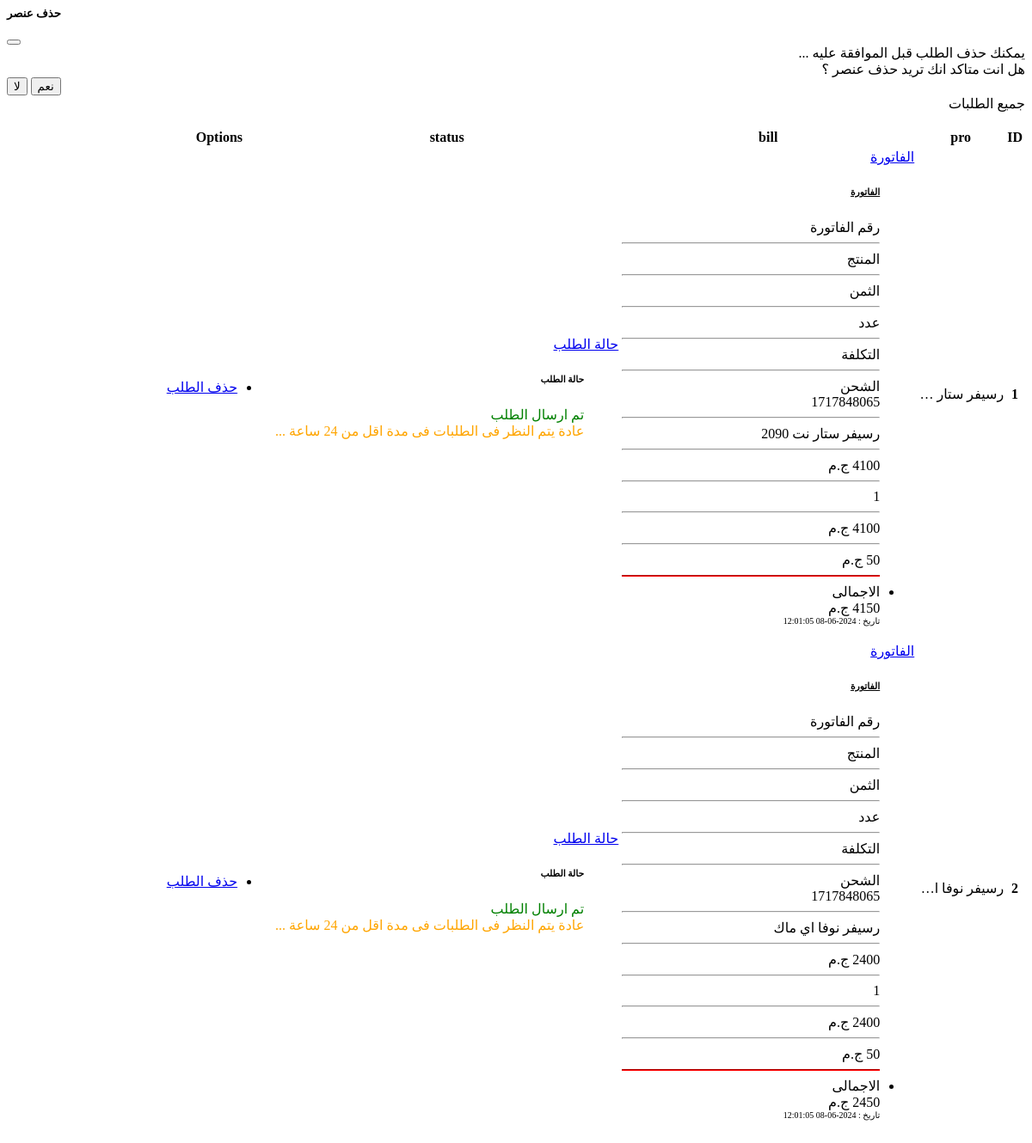
/components/myorders/myorders.php, run on the app's committed database.
### tables this page shows
CREATE TABLE `orders` (
  `id` int(11) NOT NULL,
  `user_id` int(100) NOT NULL,
  `pro_id` int(100) NOT NULL,
  `pro_num` int(100) NOT NULL,
  `time` int(100) NOT NULL,
  `bill_num` int(100) NOT NULL,
  `status` int(100) NOT NULL DEFAULT 0
);

CREATE TABLE `products` (
  `id` int(100) NOT NULL,
  `cat_id` int(100) DEFAULT NULL,
  `name` text DEFAULT NULL,
  `price_before` varchar(100) DEFAULT NULL,
  `price_after` varchar(100) DEFAULT NULL,
  `about` text DEFAULT NULL,
  `image` varchar(100) DEFAULT 'default.jpg',
  `available` int(11) DEFAULT 1,
  `time` int(11) DEFAULT NULL
);

### classes/Env.php (called while the page is built, shortened)
<?php
class Env
{
  public function connect()
  {
    $connect = new mysqli($this::host, $this::dbUser, $this::dbPass, $this::dbName);
     if($connect){
               return $connect;
      }else{
        die("Connection failed " );
      }
  }
};
?>

### classes/Order.php (called while the page is built, shortened)
<?php
 require_once 'Env.php';
class Order extends Env{
    public function getorders($id)
    {
      if(!$id){
         $q = "SELECT * FROM orders ORDER BY time DESC ";
      }else{
         $q = "SELECT * FROM orders WHERE user_id='$id'ORDER BY time DESC ";
      }
         $res = mysqli_query($this->connect(),$q);
  if($res){
          $orders = [];
          $i=1;
          while ($row = mysqli_fetch_assoc($res)) {
              $order_id = $row['id'];
              if (!isset($orders[$order_id])) {
                  $orders[$order_id] = [
                      'id' => $order_id,
                      'user_id' => $row['user_id'],
                      'pro_id' => $row['pro_id'],
                      'pro_num' => $row['pro_num'],
                      'bill_num' => $row['bill_num'],
                      'time' => $row['time'],
                      'status' => $row['status'],
                      'index' => $i,
                  ];
              }
              $i++;
          }
         return $orders;
 }
    }
}
?>

### classes/Product.php (called while the page is built, shortened)
<?php
 require_once 'Env.php';
class Product extends Env{
public function getRow($table,$column,$id)
{
    $mysqli=  $this->connect();
    $sql =  "SELECT * FROM $table WHERE $column = '$id'";
    $rows=  $mysqli->query($sql);
    $data = mysqli_fetch_assoc($rows);
    if($data){
        return $data;
    }else{
        return '';
    }
}
}
?>

### components/myorders/myorders.php (the view, shortened to what this page needs)
<?php
 include('./delete.php');
 $productClass = new Product();
 $orderClass = new Order();
 $my_id= $_SESSION['id'];
$orders=$orderClass->getorders($my_id);
if($orders){
?>
<div class="table-reponsive" dir="rtl" style="min-height:400px">
<div class="col text-center">
      <span class="fs-3">  جميع  الطلبات  </span>
</div>
<br>
<table class="table table-striped">
  <thead class="table-secondary">
    <tr>
      <th scope="col">ID</th>
      <th scope="col">pro</th>
      <th scope="col">bill</th>
      <th scope="col">status</th>
      <th scope="col">Options</th>
    </tr>
  </thead>
  <tbody>
    <?php
        foreach($orders as $order){
              $pRow = $productClass->getRow('products','id', $order['pro_id']);
    ?>
    <tr>
      <th scope="row"><?php echo $order['index'];?></th>
      <td class="width-td"><?php echo $pRow['name'];  ?></td>
      <td class="" >
            <a class="nav-link nav-profile d-flex align-items-center pe-0" href="#" data-bs-toggle="dropdown">
                <span class=" dropdown-toggle ps-2">
                    الفاتورة
                </span>
            </a>
            <ul class="dropdown-menu dropdown-menu-end dropdown-menu-arrow profile">
                <div class="dropdown-header" style="width:300px">
                    <h6 style="text-decoration: underline;">الفاتورة </h6>
                </div>
                    <div class="container">
                        <div class="row text-center" >
                            <div class="col-6 ">
                                <span> رقم الفاتورة </span><hr> <span> المنتج </span><hr><span>الثمن </span><hr><span>عدد </span><hr> <span> التكلفة</span><hr> <span> الشحن  </span>
                            </div>
                            <div class="col-6 ">
                                <span class="width-td"><?php echo $order['bill_num'] ;?></span><hr>
                                <span class="width-td" ><?php echo $pRow['name'];  ?> </span><hr>
                                <span><?php echo $pRow['price_after'].' ';  ?> ج.م </span><hr>
                                <span><?php echo $order['pro_num'];  ?></span><hr>
                                <span><?php echo ((int)$pRow['price_after'] * (int)$order['pro_num']) .' ' ?> ج.م </span><hr><span>50 ج.م </span>
                            </div>
                        </div>
                    </div>
                <li>
                    <hr class="dropdown-divider my-2" style="border-color: red" >
                   <div class="container ">
                        <div class="row text-center" >
                            <div class="col-6 ">
                                <span>الاجمالى  </span>
                            </div>
                            <div class="col-6 ">
                                  <span><?php echo ((int)$pRow['price_after'] * (int)$order['pro_num'])+ 50 .' ' ?> ج.م </span>
                            </div>
                        </div>
                    </div>
                    <div class="col text-center mt-3" style="font-size:10px ;">
                          تاريخ : <?php echo date("Y-m-d H:i:s", $order['time']); ?>
                    </div>
                </li>
            </ul>
      </td>
      <td>
          <a class="nav-link nav-profile d-flex align-items-center " href="#" data-bs-toggle="dropdown">
                <span class=" dropdown-toggle ps-2">
                    حالة الطلب
                </span>
            </a>
            <ul class="dropdown-menu dropdown-menu-end dropdown-menu-arrow profile">
                <div class="dropdown-header">
                    <h6 class="col text-center"> حالة الطلب  </h6>
                </div>
                  <div class="container">
                           <div class="row text-center">
                                <?php
                                $status = $order['status'];
                                if (!$status || $status === 0) {
                                    echo '<span style="color:green;">تم ارسال الطلب</span><br>';
                                    echo '<span style="color:orange;">عادة يتم النظر فى الطلبات فى مدة اقل من 24 ساعة ...</span>';
                                 }else if( (int)$status === 1){  ?>
                                    <div class="col" >
                                       <span class="col text-success">تم قبول الطلب </span><br>
                                       <span class="col text-success">  جارى التوصيل فى اقرب وقت ممكن
                                       </span><br>
                                       <span class="col text-danger">  يتم التوصيل فى مدة 24 ساعة </span><br>
                                       <span class="col text-warning">بعد استلامك الطلب لاتنسى الضغط على زر  "تم استلام الطلب " </span>
                                    </div>
                              <?php  }else{ ?>
                                     <div class="col text-center">
                                         انتهاء نراحل الطلب
                                     </div>
                             <?php }
                                ?>
                            </div>
                   </div>
              </ul>
      </td>
           <td class="d-flex justify-content-between">
             <div class="filter">
              <ul class="dropdown-menu dropdown-menu-end dropdown-menu-arrow" style="cursor: pointer;">
               <?php
               if (!$status || $status === 0  ) {
                ?>
                <li>
                  <a class="dropdown-item" onclick="delorder('<?php echo $order['id'];?>')"  href="#">حذف الطلب
                  </a>
                </li>
              <?php }else if($status &&  (int)$status===2 ){ ?>
                 <li>
                  <a class="dropdown-item" onclick="delorder('<?php echo $order['id'];?>')"  href="#">حذف الطلب
                  </a>
                </li>
              <?php }
              ?>
            </ul>
          </div>
          </td>
    </tr>
    <?php
        }
    ?>
  </tbody>
</table>
 <?php
        }else{?>
                <div class="col text-center mt-4" style="min-height:400px" dir="rtl" >
                        ليس لديك اى طلبات حتى الان ........
                </div>
  <?php
        }
    ?>
</div>

### components/myorders/delete.php (shortened to what this page needs)
<div class="modal fade" id="exampleModalDeleteu" tabindex="-1" aria-labelledby="exampleModalLabel" aria-hidden="true">
  <div class="modal-dialog">
    <div class="modal-content">
      <div class="modal-header">
        <h5 class="modal-title" id="exampleModalLabel"> حذف عنصر </h5>
        <button type="button" class="btn-close" data-bs-dismiss="modal" aria-label="Close"></button>
      </div>
      <div class="modal-body" dir="rtl">
                 يمكنك حذف الطلب قبل الموافقة عليه ...<br> هل انت متاكد انك تريد حذف عنصر ؟
      </div>
      <div class="modal-footer">
        <button type="button" class="btn btn-success" data-bs-dismiss="modal"> لا </button>
        <button type="button" class="btn btn-danger" id="delete-btnxu"> نعم </button>
      </div>
    </div>
  </div>
</div>

### components/myorders/myorders.php (style rules this page uses)
.width-td { max-width: 100px; white-space: nowrap; overflow: hidden; text-overflow: ellipsis }

### data on the page
orders: pro_num "1", bill_num "1717848065", products.name "رسيفر ستار نت 2090", products.price_after "4100", ((int)$pRow['price_after'] * (int)$order['pro_num'])+ 50 "4150", time "2024-06-08 12:01:05", status "تم ارسال الطلب", shows "عادة يتم النظر فى الطلبات فى مدة اقل من 24 ساعة ..."
orders: user "2", bill_num "1717848065", products.name "رسيفر نوفا اي ماك", products.price_after "2400", pro_num "1", ((int)$pRow['price_after'] * (int)$order['pro_num'])+ 50 "2450", time "2024-06-08 12:01:05", status "تم ارسال الطلب", shows "عادة يتم النظر فى الطلبات فى مدة اقل من 24 ساعة ..."
